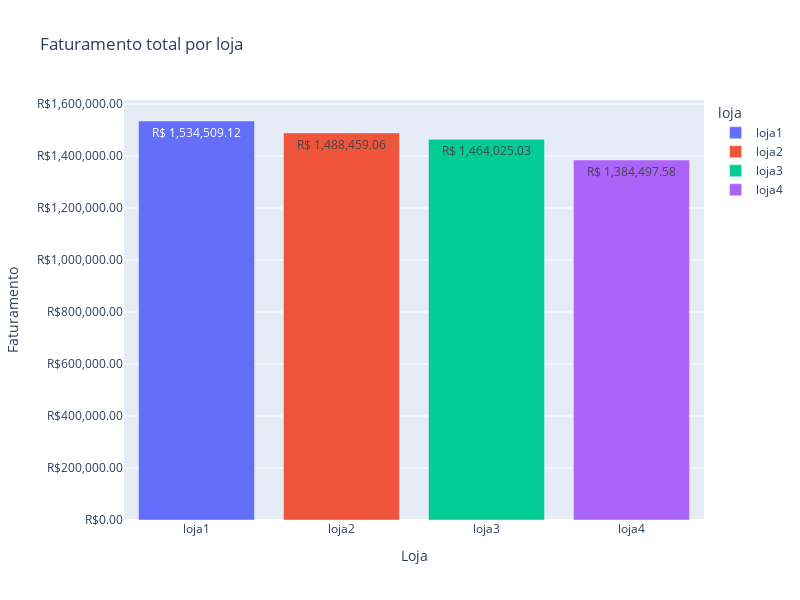

The notebook cell saved with this chart:
### Code cell
fig_faturamento_total_loja = px.bar(faturamento_total_loja,
       x='loja',
       y='Faturamento',
       title='Faturamento total por loja',
       color='loja',
       width=800,
       height=600)
fig_faturamento_total_loja.update_layout(xaxis_title='Loja', yaxis_title='Faturamento')
fig_faturamento_total_loja.update_traces(texttemplate='R$ %{y:,.2f}', textposition='inside')
fig_faturamento_total_loja.update_yaxes(tickformat=',.2f', tickprefix='R$')
fig_faturamento_total_loja.show()

### Figure 1 — Plotly figure (JSON) as saved in the notebook; plotly's stock layout.template omitted (floating-point values rounded to 4 significant figures)
{"data": [{"hovertemplate": "loja=%{x}<br>Faturamento=%{y}<extra></extra>", "legendgroup": "loja1", "marker": {"color": "#636efa", "pattern": {"shape": ""}}, "name": "loja1", "orientation": "v", "showlegend": true, "textposition": "inside", "texttemplate": "R$ %{y:,.2f}", "type": "bar", "x": ["loja1"], "xaxis": "x", "y": [1535000.0], "yaxis": "y"}, {"hovertemplate": "loja=%{x}<br>Faturamento=%{y}<extra></extra>", "legendgroup": "loja2", "marker": {"color": "#EF553B", "pattern": {"shape": ""}}, "name": "loja2", "orientation": "v", "showlegend": true, "textposition": "inside", "texttemplate": "R$ %{y:,.2f}", "type": "bar", "x": ["loja2"], "xaxis": "x", "y": [1488000.0], "yaxis": "y"}, {"hovertemplate": "loja=%{x}<br>Faturamento=%{y}<extra></extra>", "legendgroup": "loja3", "marker": {"color": "#00cc96", "pattern": {"shape": ""}}, "name": "loja3", "orientation": "v", "showlegend": true, "textposition": "inside", "texttemplate": "R$ %{y:,.2f}", "type": "bar", "x": ["loja3"], "xaxis": "x", "y": [1464000.0], "yaxis": "y"}, {"hovertemplate": "loja=%{x}<br>Faturamento=%{y}<extra></extra>", "legendgroup": "loja4", "marker": {"color": "#ab63fa", "pattern": {"shape": ""}}, "name": "loja4", "orientation": "v", "showlegend": true, "textposition": "inside", "texttemplate": "R$ %{y:,.2f}", "type": "bar", "x": ["loja4"], "xaxis": "x", "y": [1384000.0], "yaxis": "y"}], "layout": {"barmode": "relative", "height": 600, "legend": {"title": {"text": "loja"}, "tracegroupgap": 0}, "title": {"text": "Faturamento total por loja"}, "width": 800, "xaxis": {"anchor": "y", "categoryarray": ["loja1", "loja2", "loja3", "loja4"], "categoryorder": "array", "domain": [0, 1], "title": {"text": "Loja"}}, "yaxis": {"anchor": "x", "domain": [0, 1], "tickformat": ",.2f", "tickprefix": "R$", "title": {"text": "Faturamento"}}}}
